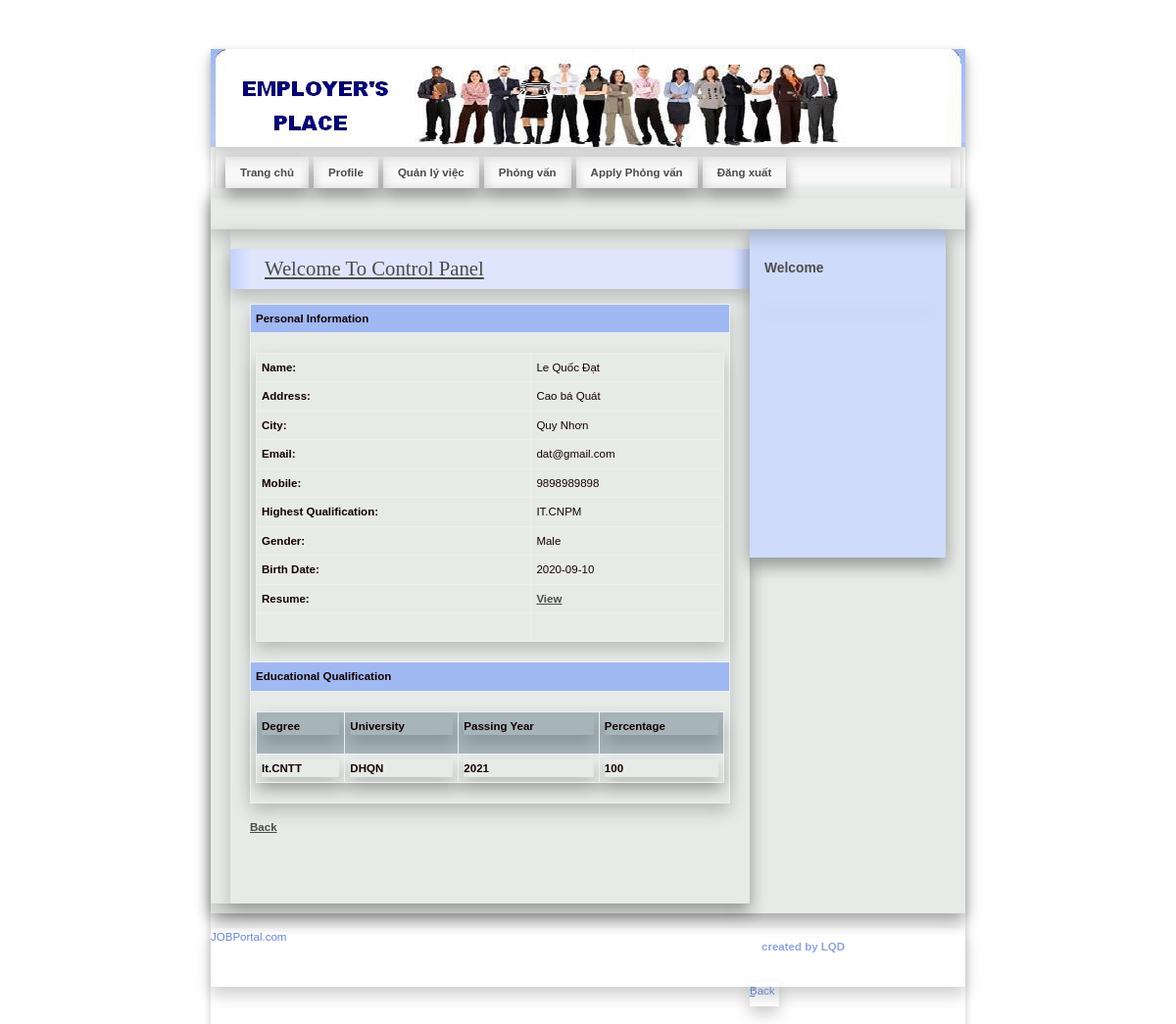
Screenshot of /Employer/ViewBiodata.php?JobSeekId=3 with the database file from the repository.
### tables this page shows
CREATE TABLE `jobseeker_reg` (
  `JobSeekId` int(11) NOT NULL,
  `JobSeekerName` varchar(20) NOT NULL,
  `Address` varchar(100) NOT NULL,
  `City` varchar(20) NOT NULL,
  `Email` varchar(40) NOT NULL,
  `Mobile` bigint(20) NOT NULL,
  `Qualification` varchar(20) NOT NULL,
  `Gender` varchar(10) NOT NULL,
  `BirthDate` date NOT NULL,
  `Resume` varchar(200) NOT NULL,
  `Status` varchar(10) NOT NULL,
  `UserName` varchar(20) NOT NULL,
  `Password` varchar(20) NOT NULL,
  `Question` varchar(100) NOT NULL,
  `Answer` varchar(50) NOT NULL
);

CREATE TABLE `jobseeker_education` (
  `EduId` int(11) NOT NULL,
  `JobSeekId` int(11) NOT NULL,
  `Degree` varchar(20) NOT NULL,
  `University` varchar(100) NOT NULL,
  `PassingYear` mediumint(9) NOT NULL,
  `Percentage` float NOT NULL
);

### Employer/ViewBiodata.php (the view, shortened to what this page needs)
<!DOCTYPE html PUBLIC "-//W3C//DTD XHTML 1.0 Strict//EN" "http://www.w3.org/TR/xhtml1/DTD/xhtml1-strict.dtd">
<html xmlns="http://www.w3.org/1999/xhtml" xml:lang="cs" lang="cs">
<head>
    <link rel="stylesheet" media="screen,projection" type="text/css" href="./css/main.css" />
    <link rel="stylesheet" media="print" type="text/css" href="./css/print.css" />
    <link rel="stylesheet" media="aural" type="text/css" href="./css/aural.css" />
    <link href="../SpryAssets/SpryValidationTextarea.css" rel="stylesheet" type="text/css" />
</head>
<body id="www-url-cz">
<div id="main" class="box">
<?php
include "Header.php"
?>
<?php
include "menu.php"
?>
    <div id="page" class="box">
    <div id="page-in" class="box">
        <div id="strip" class="box noprint">
            <p id="breadcrumbs">&nbsp;</p>
        </div>
        <div id="content">
            <div class="article">
                <h2><span><a href="#">Welcome To Control Panel</a></span></h2>
              <table width="100%" border="0" cellspacing="0" cellpadding="0">
                  <tr>
                    <td bgcolor="#A0B9F3"><strong>Personal Information</strong></td>
                  </tr>
                  <tr>
                    <td>
                    <?php
$ID=$_GET['JobSeekId'];
$con = mysqli_connect("localhost","root","","job");
mysqli_set_charset($con, 'UTF8');
$sql = "select * from JobSeeker_Reg where JobSeekId='".$ID."'  ";
$result = mysqli_query($con,$sql);
$row = mysqli_fetch_array($result)
?>
                <table width="100%" border="1" cellspacing="2" cellpadding="2">
                  <tr>
                    <td><strong>Name:</strong></td>
                    <td><?php echo $row['JobSeekerName'];?></td>
                  </tr>
                  <tr>
                    <td><strong>Address:</strong></td>
                    <td><?php echo $row['Address'];?></td>
                  </tr>
                  <tr>
                    <td><strong>City:</strong></td>
                    <td><?php echo $row['City'];?></td>
                  </tr>
                  <tr>
                    <td><strong>Email:</strong></td>
                    <td><?php echo $row['Email'];?></td>
                  </tr>
                  <tr>
                    <td><strong>Mobile:</strong></td>
                    <td><?php echo $row['Mobile'];?></td>
                  </tr>
                  <tr>
                    <td><strong>Highest Qualification:</strong></td>
                    <td><?php echo $row['Qualification'];?></td>
                  </tr>
                  <tr>
                    <td><strong>Gender:</strong></td>
                    <td><?php echo $row['Gender'];?></td>
                  </tr>
                  <tr>
                    <td><strong>Birth Date:</strong></td>
                    <td><?php echo $row['BirthDate'];?></td>
                  </tr>
                  <tr>
                    <td><strong>Resume:</strong></td>
                    <td><a href="../upload/<?php echo $row['Resume'];?>" target="_blank"><strong>View</strong></a></td>
                  </tr>
                  <tr>
                    <td>&nbsp;</td>
                    <td>&nbsp;</td>
                  </tr>
                </table>
                    </td>
                  </tr>
                  <tr>
                    <td bgcolor="#A0B9F3"><strong>Educational Qualification</strong></td>
                  </tr>
                  <tr>
                    <td><table width="100%" border="1" cellpadding="1" cellspacing="2" bordercolor="#006699" >
                      <tr>
                        <th height="32" bgcolor="#006699" class="style3"><div align="left" class="style9 style5 style2"><strong>Degree</strong></div></th>
                        <th bgcolor="#006699" class="style3"><div align="left" class="style9 style5 style2"><strong>University</strong></div></th>
                        <th bgcolor="#006699" class="style3"><div align="left" class="style9 style5 style2"><strong>Passing Year</strong></div></th>
                        <th bgcolor="#006699" class="style3"><div align="left" class="style9 style5 style2"><strong>Percentage</strong></div></th>
                      </tr>
                      <?php
					  $ID=$_GET['JobSeekId'];
$con = mysqli_connect("localhost","root","","job");
$sql = "select * from JobSeeker_Education where JobSeekId='".$ID."'";
$result = mysqli_query($con,$sql);
while($row = mysqli_fetch_array($result))
{
$Degree=$row['Degree'];
$Univ=$row['University'];
$Passing=$row['PassingYear'];
$Per=$row['Percentage'];
?>
                      <tr>
                        <td class="style3"><div align="left" class="style9 style5"><strong><?php echo $Degree;?></strong></div></td>
                        <td class="style3"><div align="left" class="style9 style5"><strong><?php echo $Univ;?></strong></div></td>
                        <td class="style3"><div align="left" class="style9 style5"><strong><?php echo $Passing;?></strong></div></td>
                        <td class="style3"><div align="left" class="style9 style5"><strong><?php echo $Per;?></strong></div></td>
                      </tr>
                      <?php
}
?>
                    </table></td>
                  </tr>
                </table>
                <p align="center"><a href="Application.php"><strong>Back</strong></a></p>
              <p class="btn-more box noprint">&nbsp;</p>
          </div>
        </div>
<?php
include "right.php"
?>
    </div>
    </div>
<?php
include "footer.php"
?>
</div>
</body>
</html>

### JobSeeker/css/main.css (style rules this page uses)
* { min-height: 1px; }
body { border: 0; margin: 0; padding: 0; background: #ffffff; font: 72%/160% "verdana", sans-serif; color: #120101; _text-align: center; }
a { color: #4b4b4b; }
p { border: 0; margin: 15px 0; padding: 0; }
div { display: block; border: 0; margin: 0; padding: 0; box-shadow: 0 8px 16px 0 rgba(0, 0, 0, 0.2); }
h1, h2, h3, h4, h5 { border: 0; margin: 15px 0 10px 0; padding: 0; font-weight: bold; }
h2 { font-size: 180%; line-height: 100%; font-family: "georgia", serif; font-weight: normal; }
table { display: table; border-collapse: collapse; margin: 15px 0; padding: 0; border: 1px solid rgb(238, 95, 95); font-size: 100%; box-shadow: 0 8px 16px 0 rgba(0, 0, 0, 0.2); }
tr { display: table-row; }
th, td { display: table-cell; border: 1px solid rgb(238, 238, 238); margin: 0; padding: 5px; vertical-align: top; text-align: left; }
th { background: rgba(81, 110, 128, 0.43); text-align: center; columns: #120101; font-weight: bold; }
a, img, span { border: 0; margin: 0; padding: 0; }
strong, .strong { font-weight: bold; }
.box { min-height: 1px; _height: 1px; }
.box:after { content: "."; display: block; line-height: 0px; font-size: 0px; visibility: hidden; clear: both; }
#main { width: 770px; margin: 50px auto 0 auto; _text-align: left; box-shadow: 0 4px 8px 0 rgba(0, 0, 0, 0.2); }
#page { width: 770px; min-height: 1px; background: #e7ebe8; _height: 1px; box-shadow: 0 8px 16px 0 rgba(0, 0, 0, 0.2); }
#page-in { min-height: 1px; padding: 10px 0; _height: 1px; box-shadow: 0 8px 16px 0 rgba(0, 0, 0, 0.2); }
#strip { position: relative; clear: both; padding: 3px 20px 10px 20px; color: #7a807c; }
#strip p { margin: 0; }
#strip #breadcrumbs { width: 520px; margin: 0; padding: 0; }
#content { float: left; width: 530px; _width: 550px; margin: 0; padding: 0 0 0 20px; }
#content .article { clear: both; margin: 0; padding: 20px; }
#content .article h2 { margin: 0 -20px; padding: 10px; background: #dee5fd url("../design/content_title_bg.gif") 0 0 repeat-y; color: #4b4b4b; box-shadow: 0 8px 16px 0 rgba(0, 0, 0, 0.2); }
#content .article h2 span { padding-left: 25px; }
#content .article p { text-align: justify; }
#content .btn-more { margin: 0 0 15px 0; padding: 0; border: 0; position: relative; }

### Employer/css/print.css (style rules this page uses)
body { border:0; margin:0; padding:0; font-size:12pt }
a { color:#000; text-decoration:none; }
h1, h2, h3 { page-break-after:avoid; page-break-inside:avoid; }
table { border-collapse: collapse; border-width:1px; border-style:solid; }
th, td { display:table-cell; border-width:1px; border-style:solid; }
.noprint { display:none; }

### Employer/css/aural.css (style rules this page uses)
body { voice-family:paul,male; volume:loud; speech-rate:slow; richness:90; stress:20; }
h1, h2, h3, h4, h5 { cue-before:url("ping.au"); }
p, table { pause:50ms; }
strong { pitch:medium; pitch-range:60; stress:90; richness:90; }

### Employer/ViewBiodata.php (style rules this page uses)
.style2 { font-weight: bold }
.style3 { font-weight: bold }

### rows the page displays
jobseeker_reg: JobSeekerName "Le Quốc Đạt", Address "Cao bá Quát", City "Quy Nhơn", Email "dat@gmail.com", Mobile "9898989898", Qualification "IT.CNPM", Gender "Male", BirthDate "2020-09-10"
jobseeker_education: Degree "It.CNTT", University "DHQN", PassingYear "2021", Percentage "100"
